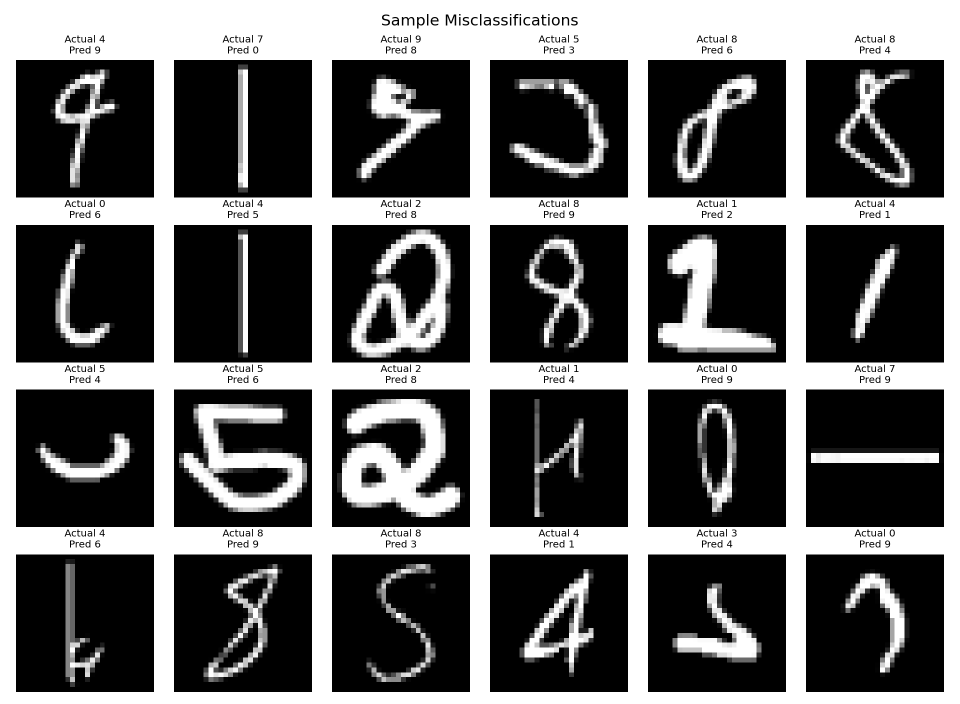
#> input picture visualization/custom_combined/misclassified_samples.png, 1920 x 1408 px (shown at 1/2 size)
$ python -i preprocess.py   (imports and definitions only)
#> lines starting #> are read from the running program, lines starting #| are printed output that depends on the picture; after the words box and inside, x2 and y2 are one past the last pixel; in counts of white or black regions, pixels touching at a corner belong together
#> further down, picture is the input picture: shape (1408, 1920); min 0, max 255, mean 102.5
import cv2
import numpy as np


IMAGE_SIZE = 28


def preprocess_gray_image(gray_image):
    """
    Preprocesses a handwritten digit image using OpenCV.

    Output format:
    - White digit
    - Black background
    - 28x28 pixels
    - Flattened into 784 features
    - Pixel values from 0 to 1
    """

    if gray_image is None:
        raise ValueError("Invalid image. Could not read image file.")

    # Resize very large images first for faster processing
    height, width = gray_image.shape
#> height = 1408; width = 1920

    if max(height, width) > 1000:
        scale = 1000 / max(height, width)
#> scale = 0.521
        gray_image = cv2.resize(
            gray_image,
            None,
            fx=scale,
            fy=scale,
            interpolation=cv2.INTER_AREA
        )
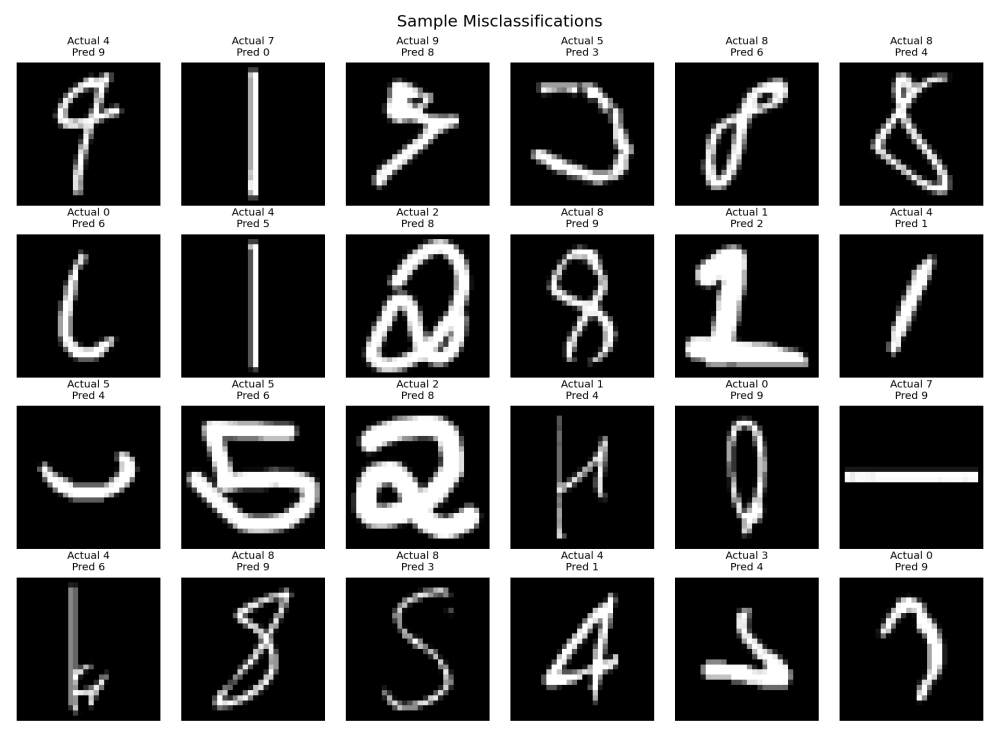
#> gray_image: shape (733, 1000); min 0, max 255, mean 102.5

    # Blur to reduce small noise
    blurred = cv2.GaussianBlur(gray_image, (5, 5), 0)

    # Detect background color
    # If background is mostly white, invert so digit becomes white.
    if np.mean(blurred) > 127:
        threshold_type = cv2.THRESH_BINARY_INV + cv2.THRESH_OTSU
    else:
        threshold_type = cv2.THRESH_BINARY + cv2.THRESH_OTSU

    _, thresh = cv2.threshold(
        blurred,
        0,
        255,
        threshold_type
    )
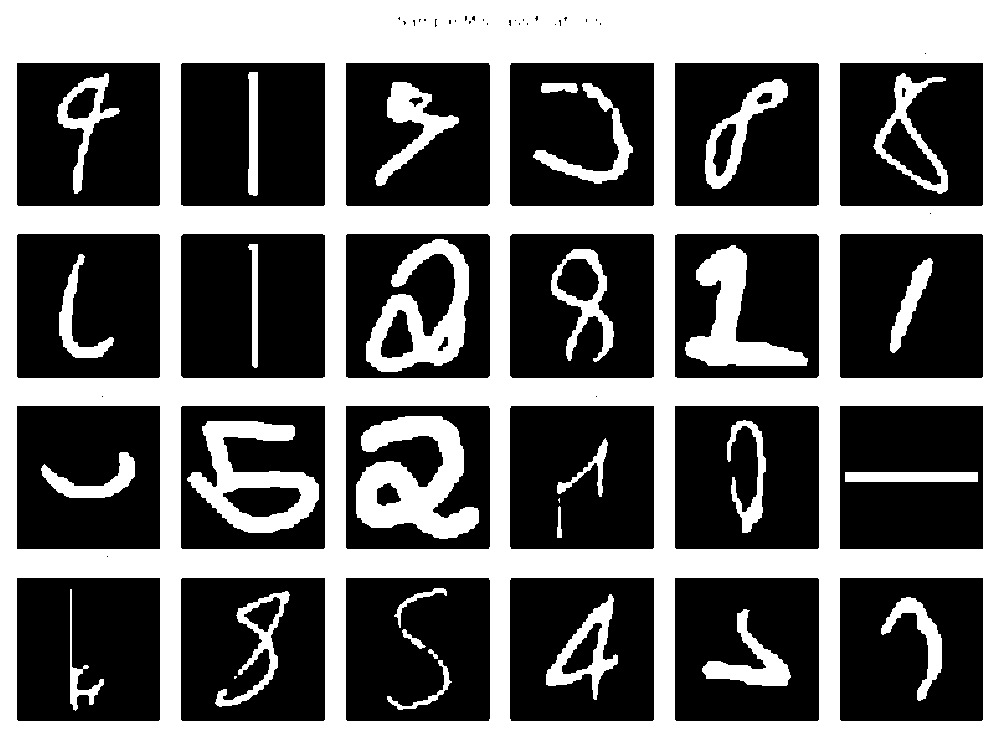
#> thresh: shape (733, 1000); 40.8% white; 32 white regions (2 under 20 px), largest, box (x1, y1, x2, y2) and area: (0, 0, 1000, 733) 239048, (356, 416, 479, 539) 8401, (187, 421, 319, 533) 6290

    # Find the digit area
    contours, _ = cv2.findContours(
        thresh,
        cv2.RETR_EXTERNAL,
        cv2.CHAIN_APPROX_SIMPLE
    )
#> contours = [[[0, 0], [0, 732], [999, 732], [999, 0]]]

    if contours:
        largest_contour = max(contours, key=cv2.contourArea)
#> largest_contour = [[0, 0], [0, 732], [999, 732], [999, 0]]

        x, y, w, h = cv2.boundingRect(largest_contour)
#> x = 0; y = 0; w = 1000; h = 733

        if w > 0 and h > 0:
            digit_crop = thresh[y:y + h, x:x + w]
        else:
            digit_crop = thresh
    else:
        digit_crop = thresh

    # Make the image square
    h, w = digit_crop.shape
    square_size = max(h, w)
#> square_size = 1000

    square_image = np.zeros((square_size, square_size), dtype=np.uint8)

    x_offset = (square_size - w) // 2
#> x_offset = 0
    y_offset = (square_size - h) // 2
#> y_offset = 133

    square_image[
        y_offset:y_offset + h,
        x_offset:x_offset + w
    ] = digit_crop
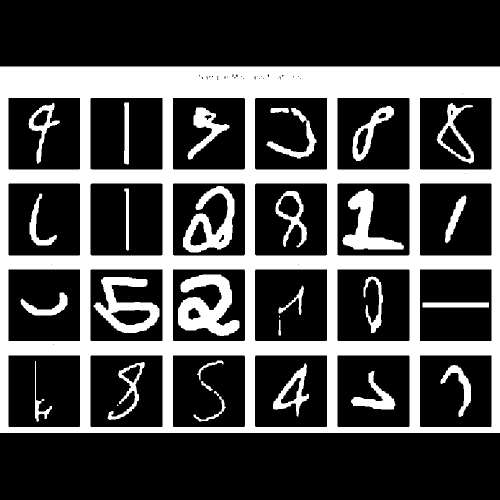
#> square_image: shape (1000, 1000) (shown at 1/2 size); 29.9% white; 32 white regions (2 under 20 px), largest, box (x1, y1, x2, y2) and area: (0, 133, 1000, 866) 239048, (356, 549, 479, 672) 8401, (187, 554, 319, 666) 6290

    # Add padding around the digit
    padded_image = cv2.copyMakeBorder(
        square_image,
        10,
        10,
        10,
        10,
        cv2.BORDER_CONSTANT,
        value=0
    )
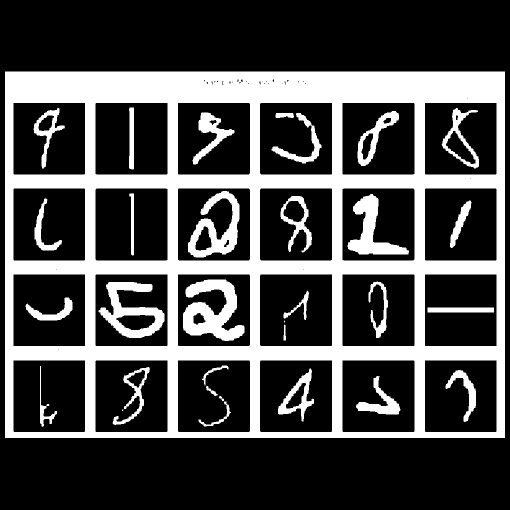
#> padded_image: shape (1020, 1020) (shown at 1/2 size); 28.7% white; 32 white regions (2 under 20 px), largest, box (x1, y1, x2, y2) and area: (10, 143, 1010, 876) 239048, (366, 559, 489, 682) 8401, (197, 564, 329, 676) 6290

    # Resize to 28x28
    resized_image = cv2.resize(
        padded_image,
        (IMAGE_SIZE, IMAGE_SIZE),
        interpolation=cv2.INTER_AREA
    )
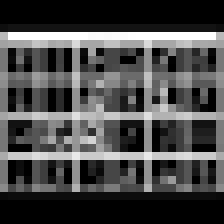
#> resized_image: shape (28, 28) (shown 8 times larger); min 0, max 255, mean 73.3

    # Normalize from 0-255 to 0-1
    normalized_image = resized_image.astype("float32") / 255.0

    # Flatten to 784 features
    flattened_image = normalized_image.flatten()
#> flattened_image = 784 values, max 1 at index 113, min 0 at index 0, mean 0.288

    return flattened_image


def preprocess_image_from_path(image_path):
    gray_image = cv2.imread(str(image_path), cv2.IMREAD_GRAYSCALE)
    return preprocess_gray_image(gray_image)


def preprocess_image_from_upload(file_bytes):
    file_array = np.frombuffer(file_bytes, np.uint8)

    gray_image = cv2.imdecode(
        file_array,
        cv2.IMREAD_GRAYSCALE
    )

    return preprocess_gray_image(gray_image)

>>> import cv2
>>> picture = cv2.imread('../visualization/custom_combined/misclassified_samples.png', cv2.IMREAD_GRAYSCALE)
>>> result = preprocess_gray_image(picture)
#> result has the same summary as flattened_image in preprocess_gray_image

$ run again, on visualization/custom_combined/confusion_matrix.png
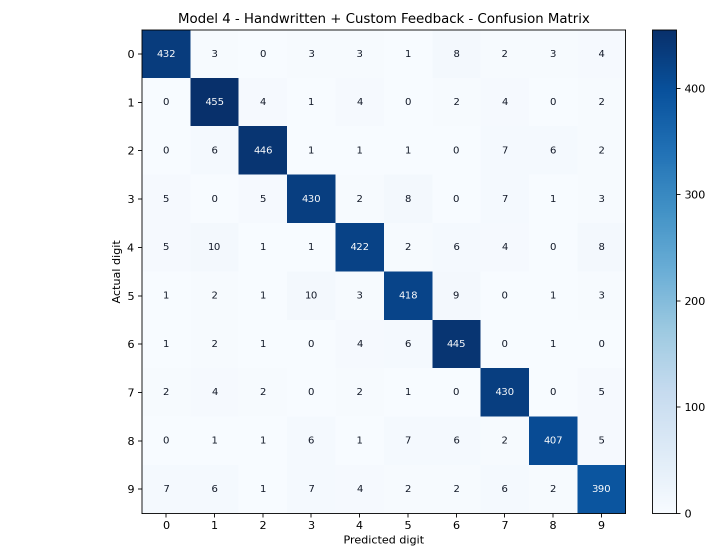
#> input picture visualization/custom_combined/confusion_matrix.png, 1440 x 1120 px (shown at 1/2 size)
#> in preprocess_gray_image, `_, thresh = cv2.threshold( blurred, 0, 255, threshold_type )`:
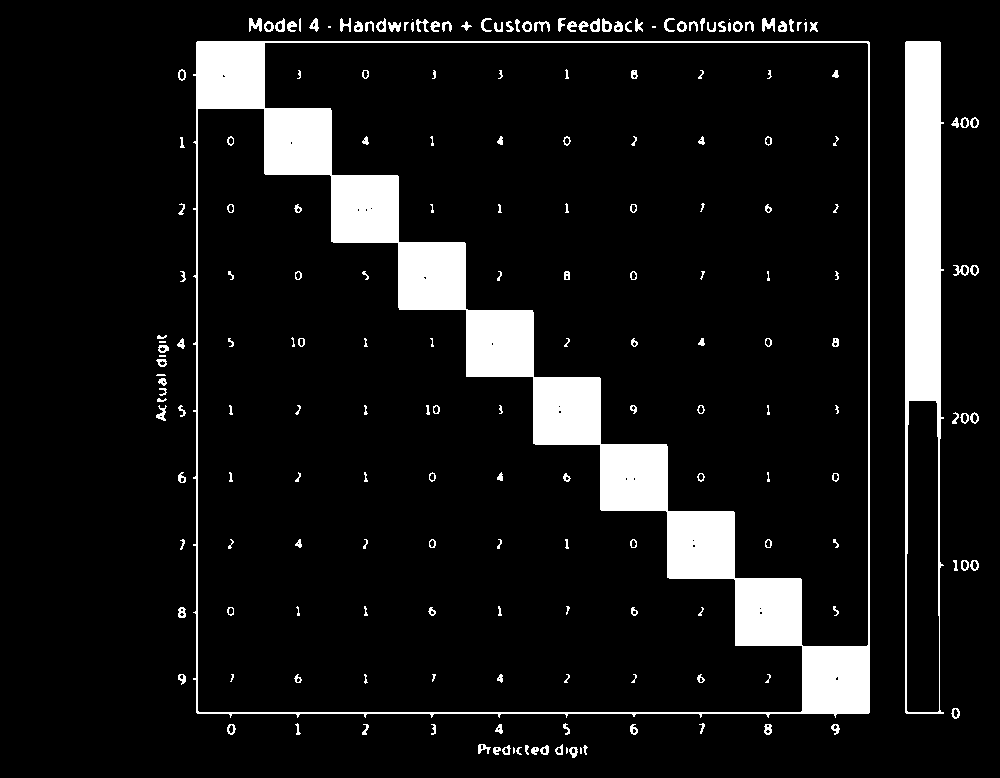
#> thresh: shape (778, 1000); 9.4% white; 200 white regions (23 under 20 px)
#> contours = 108 contours, 31 with area under 20; largest, box (x1, y1, x2, y2) and area: (193, 41, 870, 718) 452362, (905, 41, 944, 714) 23272, (602, 18, 612, 32) 88, (590, 18, 600, 32) 88, (762, 18, 775, 32) 85
#> largest_contour = contour of 130 points, box (x1, y1, x2, y2) (193, 41, 870, 718), area 452362
#> x = 193; y = 41; w = 677
#> digit_crop: shape (677, 677); 11.7% white; 93 white regions (12 under 20 px), largest, box (x1, y1, x2, y2) and area: (0, 0, 677, 677) 50954, (438, 29, 445, 38) 46, (639, 297, 646, 306) 46
#> padded_image: shape (697, 697); 11% white; 93 white regions (12 under 20 px), largest, box (x1, y1, x2, y2) and area: (10, 10, 687, 687) 50954, (448, 39, 455, 48) 46, (649, 307, 656, 316) 46
#> in preprocess_gray_image, `resized_image = cv2.resize( padded_image, (IMAGE_SIZE, IMAGE_SIZE), in..`:
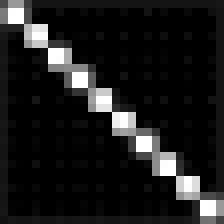
#> resized_image: shape (28, 28) (shown 8 times larger); min 0, max 255, mean 28
#> flattened_image = 784 values, max 1 at index 30, min 0 at index 33, mean 0.11
#> result has the same summary as flattened_image in preprocess_gray_image
